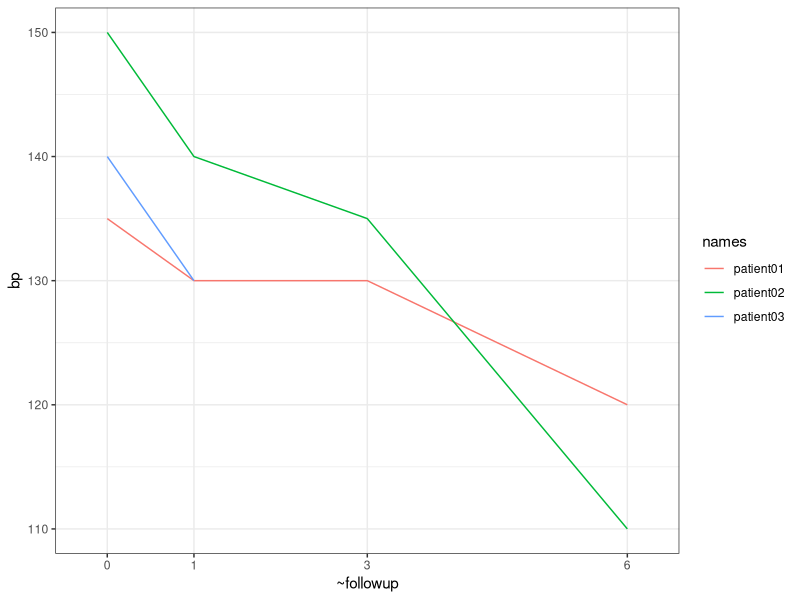
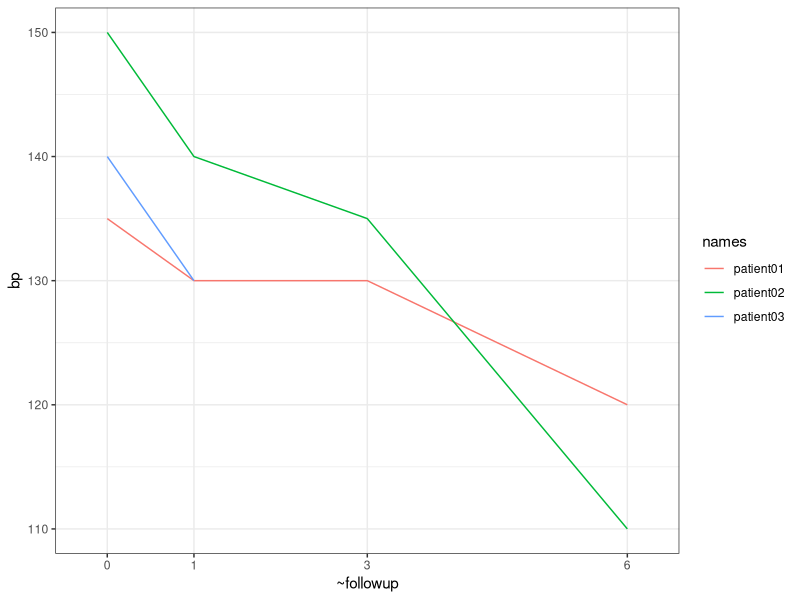

These charts were generated, in order, by the following R code: (Note: this script raises an error after producing the figures.)
## ----echo=FALSE, cache=FALSE, message=FALSE------------------------------
library(ggplot2)
library(plyr)
library(reshape)

#' 
#' \chapter{왜 데이터하면 R인가?}
#' 
#' 이 장에서는 해들리 위캄\mysub{Hadley Wickham}라는 통계학자의 패키지들을 사용하여 R로 데이터를 다루는 방법의 일면을 소개하고자 한다.  그는 \texttt{ggplot2}, \texttt{plyr}, \texttt{reshape}, \texttt{stringr}, \texttt{lubridate} 등을 비롯하여 유용한 R 패키지를 많이 발표해 왔다.
#' 
#' R과 관련한 무수히 많은 패키지들이 있는데, 그 중 그가 개발한 패키지들이 인기가 많은 이유는 그가 만든 패키지들은 논리와 이론에 맞게 설계되어 있기 때문일 것이다. 예를 들어, R 그래픽에서 유명한 \texttt{ggplot2}라는 패키지는 기존의 ``그래픽의 문법"\mysub{grammer of graphics}라는 통계 그래픽의 이론을 기반으로 한다. 논리와 이론이란 어떤 특수한 것들에 대한 일반화하여 정리한 것이다. 따라서, 그의 패키지들은 일반화된 논리와 이론은 가지고 수많은 특수한 문제들을 해결할 수 있어서 매우 유용하다. 
#' 
#' 
#' 이 장에서는 그가 제시한 타이디 데이터(tidy data)라는 개념을 바탕으로, 타이디 툴(tidy tool)로 제시하는 \texttt{reshape}과 \texttt{plyr}, 최근에 발표한 \texttt{dplyr} 패키지를 소개하려 한다. 
#' 
#' \section{정리된 데이터와 정리되지 않은 데이터}
#' \index{R!정리된 데이터}
#' \index{R!정리되지 않은 데이터}
#' 
#' 많은 사람들이 엑셀로 데이터를 정리하는 경우가 많으므로, 엑셀에 데이터를 정리한다고 가정해 보자. 일반적으로 데이터는 표(table)로 정리한다. 엑셀 시트는 이런 표의 일종이다. 
#' 
#' 혈압약을 치료효과를 보는 연구 데이터를 수집한다고 생각해 보자. 치료군에 속하는지 대조군(위약)에 속하는 지는 아직 모르는 상태이며, 어떤 환자의 수축기 혈압을 측정한다. \texttt{bp0}는 위약이든 진짜 약이든 약물 투여전 혈압이고, \texttt{bp1}은 한 달후, \texttt{bp3}는 3 개월후, \texttt{bp6}는 6개월 후 방문했을 때의 수축기 혈압이라고 한다. 흔히 엑셀에서 다음과 같은 모습의 표로 데이터를 정리한다.
#' 
#' 
## ----echo=FALSE, include=FALSE-------------------------------------------
library(xtable)
names <- c("patient01", "patient02", "patient03")
bp0 <- c(135, 150, 140)
bp1 <- c(130, 140, 130)
bp3 <- c(130, 135, NA)
bp6 <- c(120, 110, 125)
df <- data.frame(names,  bp0, bp1, bp3, bp6)

#' 
## ----echo=FALSE----------------------------------------------------------
df

#' 
#' 이렇게 표로 데이터를 정리할 때, 보통은 열에는 변수을 배치하고, 행에는 케이스를 배치한다. 이런 측면에서 위의 표에서 잘못된 것은 없다. 간단히 투약 전과 투약후 6개월간의 혈압차이가 있는가를  본다면, 보통 \texttt{bp0}의 값에서 \texttt{bp6}의 값을 빼고, 이것을 나중에 치료군과 대조군으로 분리하여 비교하면 될 것이다.
#' 
#' 여기에 맥박에 대한 데이터를 다음과 같이 추가했다.
#' 
## ----echo=FALSE----------------------------------------------------------
pulse0 <- c(98, 78, 65)
pulse1 <- c(87, 66, 87)
pulse3 <- c(50, 65, NA)
pulse6 <- c(52, 77, 88)
df1 <- data.frame(pulse0, pulse1, pulse3, pulse6)
newdf<-cbind(df, df1)

#' 
## ----echo=FALSE----------------------------------------------------------
newdf

#' 
#' 변수의 갯수가 늘수록 표는 옆으로 크게 늘어날 것이다. 더욱 큰 문제는 이 표에 포함되어 있는 시간(투야전, 1개월, 3개월, 6개월후)에 대하여 어떤 분석을 할 때 일어난다. 시간이라는 변수를 얻기 위해서 다시 표를 정리하는 수 밖에 없을 것이다. 할 수는 있겠지만 표를 이리저리 짜집기해야 한다. 이런 문제가 발생하는 이유는 앞의 표에서 하나의 열이 두 개의 정보를 가지고 있기 때문이다. 예를 들어 bp6는 혈압이라는 정보와 6개월후에 재었다는 두 개의 정보를 가지고 있다. 이런 문제가 발생하지 않도록 하기 위해서는 하나의 열을 하나의 변수를 나타내도록 표를 설계할 필요가 있다.
#' 
#' 그리고, 이런 문제가 발생하는 것은 무엇을 행으로 정해야 하는가와 관련되어 있다. 즉, 타이디 데이터 이론에서 이야기하는 실험단위(experimental unit)과 관찰단위(observational unit)을 혼동하기 때문이다. 위의 예에서는 하나의 환자는 하나의 실험단위가 된다. 관찰단위는 각 환자들의 방문이어야 한다. 실험단위가 아닌 관찰단위가 표에서 하나의 행이 되어야 한다. 
#' 
#' \index{실험단위}
#' \index{관찰단위}
#' 
#' 사실은 이런 관찰단위로 행을 만드는 것이 더 자연스러운 것이다. 왜냐하면 데이터가 모아지는 대로 데이터를 정리하는 것이기 때문이다.
#' 
#' 
## ----echo=FALSE, message=FALSE, warning=FALSE----------------------------
library(reshape)
library(stringr)
library(xtable)
mdf <- melt(newdf, id="names")
mdf$newvar <- str_sub(mdf$variable, end=-2)
mdf$followup <-str_sub(mdf$variable, -1)
ddf <- cast(mdf, names+followup~newvar)

#' 
#' 방분할 때마다, 환자의 id와 방문횟수를 확인하고, 혈압과 맥박을 순차적으로 기록하고, 이를 환자순으로 정렬하였다면 다음과 같은 표가 될 것이다. 이러한 표가 데이터 분석에 적합한 타이디 데이터(tidy data)가 된다.
#' 
## ----echo=FALSE----------------------------------------------------------
ddf

#' 
#' 또 하나의 개념은 관찰타입(observational type)에 관한 것이다. 타이디 데이터 이론에 의하면 하나의 표에는 하나의 관찰타입을 사용하도록 하고 있다. 예를 들어 위의 자료에서 인구학적 특성(생년월일, 키, 체중 등)을 마지막 표에 추가한다면 행으로 보았을 때 한 환자가 4 행씩 차지하고 있으므로 이들 값이 네 번씩 중복되는 표를 얻기 될 것이다. 이런 경우는 별도의 표로 작성하는 것이 원칙이다. 앞에서 본 데이터에 처음 키와 체중에 데이터는 있을 때는 별도의 테이블로 정리하는 것이 좋다. 즉, 다음과 같이 2 개의 표로 관리하고 필요한 경우 연결시켜 작업한다.
#' 
## ----echo=FALSE----------------------------------------------------------
ddf

#' 
## ----echo=FALSE----------------------------------------------------------
weight <- c(74, 80, 78)
height <- c(170, 168,166)
demo <- data.frame(names, weight, height)

#' 
## ----echo=FALSE----------------------------------------------------------
demo

#' 
#' 이러한 원리는 관계형 데이터베이스를 설계하는 수학적 원리인 데이터베이스 정규화라는 개념과 통하는 것이다. 이러한 데이터베이스 정규화로 데이터의 중복을 피할 수 있다. 이 원칙을 따르지 않은 경우 필연적으로 중복은 불가피하다. 위 표들을 하나의 표로 정리한다면 다음과 같을 것이다. 여러 중복된 데이터를 확인할 수 있을 것이다. \index{데이터베이스 정규화}
#' 
## ----echo=FALSE----------------------------------------------------------
jdf <- join(ddf, demo, by="names")
jdf <- jdf[, c("names", "weight", "height", "followup", "bp", "pulse")]
jdf

#' 
#' 이상을 정리해 보면 타이디 데이터란 다음과 같은 규칙을 따른다고 한다.
#' \index{tidy data}
#' 
#' \begin{enumerate}
#'   \item 하나의 변수는 하나의 열을 만든다.
#'   \item 하나의 관찰단위가 하나의 행을 형성한다.
#'   \item 하나의 표는 한 종류의 관찰타입에 대한 정보를 포함한다.
#' \end{enumerate}
#' 
#' 따라서, 데이터클리닝이란 정리되지 않은 데이터\mysub{messy data}를 정리된 데이터\mysub{tidy data}로 바꿔가는 과정이라고 할 수 있을 것이다.
#' 
#' 위에서 정리되지 않은 데이터셋과 정리된 데이터 셋을 보자. 다음은 정리되지 않은 것이다. 
#' 
## ----echo=FALSE----------------------------------------------------------
messy<-newdf
tidy <-ddf

#' 
## ------------------------------------------------------------------------
messy

#' 
#' 다음은 정리된 데이터셋이다.
#' 
## ------------------------------------------------------------------------
tidy

#' 
#' 
#' 이 두 데이터셋으로 혈압의 변화를  그래프를 그린다고 생각해 보자. 데이터를 눈으로 읽어서 손으로 그린다면 큰 차이가 없을 것이다. 하지만, 데이터가 1200 명의 데이터라면 컴퓨터로 그릴 수 밖에 없다. 이런 경우 \texttt{messy}라는 데이터셋으로 작업하기 위해서는 여러 중간 과정을 거쳐야 한다. 반면에 \texttt{tidy}라는 데이터셋은 아래의 간단한 코딩으로 작업을 마무리 할 수 있다.
#' 
## ----echo=TRUE,fig.show='hide', fig.width=7, fig.height=3.5, fig.align='center', size='scriptsize'----
ggplot(tidy, aes(as.numeric(followup), bp, group=names, col=names))+geom_line()+scale_x_discrete(aes(followup), limits=c(0,1,3, 6))+theme_bw()

#' 
## ----echo=FALSE, fig.width=7, fig.height=3.5, fig.align='center'---------
ggplot(tidy, aes(as.numeric(followup), bp, group=names, col=names))+geom_line()+scale_x_discrete(aes(followup), limits=c(0,1,3, 6))+theme_bw()

#' 
#' 
#' 데이터를 자유자재로 다뤄서 때로는 R이 계산에 접합하도록 때로는 사람들이 이해하기 편한 모양으로 전환할 수 있다면 데이터를 더 잘 이해하고 정리할 수 있고 분석에 있어 생산성을 높일 수 있을 것이다.
#' 
#' 이러한 타이디 툴로써 \texttt{reshape}과 \texttt{plyr}이라는 패키지 사용법을 간략하게 소개하려 한다.
#' 
#' \section{reshape 패키지를 이용한 데이터셋 폼 변환}
#' \index{reshape 패키지!관련 장절}
#' 
#' 먼저 와이드 폼(wide form)과 롱 폼(long form)을 구분하여 보자. 와이드 폼과 롱 폼은 같은 정보를 표와 같은 모습으로 표현할 때 어떤 형태를 가지는 지를 말한다. 아래 두 데이터셋을 같은 정보를 담고 있는데 그 모습이 다르다.
#' 
#' 
## ----echo=FALSE----------------------------------------------------------
widedf <- messy

#' 
#' 와이드 폼은 다음과 같다. 
#' 
## ------------------------------------------------------------------------
widedf

#' 
#' 반면, \texttt{longdf}라는 데이터는 상대적으로 롱 폼이다.
#' 
## ----echo=FALSE----------------------------------------------------------
longdf <- tidy

#' 
## ------------------------------------------------------------------------
longdf

#' 
#' 
#' 가끔은 R에서 분석하게 알맞도록 또는 사람이 읽기 현하게 이런 폼들을 자유자재로 변환할 필요가 있다. \texttt{reshape}이라는 패키지(\cite{reshape})를 이용하면 쉽게 이러한 작업을 할 수 있다. 단순히 표를 돌려 놓는다기 보다는 필요에 따라 재배치할 수 있다.
#' 
#' \mycode{reshape} 패키지에는 \texttt{melt()}와 \texttt{cast()}라는 2개의 핵심 함수가 있다.  철을 녹이고, 다시 틀에 넣어 모양을 만드는 과정에 비유하여, 녹이는 함수를 \mycode{melt()}, 모양을 만드는 함수를 \mycode{cast()}라고 하였다. 먼저 패키지를 로딩한다.
#' 
## ----message=FALSE-------------------------------------------------------
library(reshape)

#' 
#' 
#' \subsection{melt() 함수와 cast() 함수}
#' \index{reshape 패키지!melt()}
#' \index{reshape 패키지!cast()}
#' 
#' 데이터 프레임이 가장 일반적인 데이터 형태인 경우가 많아 데이터 프레임을 기준으로 설명한다. \mycode{reshape}을 이용하여 데이터프레임을 녹이기 위해서는 변수들의 2개로 역할을 나눠야 한다. 하나는 id 역할을 하는 것이고, 나머지는 \texttt{measure} 역할을 하는 것이다. 이들 옵션에서 그 변수들을 지정한다. 어떤 데이터셋에서 \texttt{id}로 변수를 지정하면 나머지는 \texttt{measure} 역할을 한다. \texttt{measure}를 정하면 나머지는 \texttt{id} 역할을 한다. \texttt{c()} 함수를 이용하여 여러 변수들을 지정할 수 있다.
#' 
#' \begin{itemize}
#'   \item \texttt{id}: 데이터를 카테고리로 구분하는 역할을 하는 변수들이다. 
#'   \item measured: 측정값을 말한다.
#' \end{itemize}
#' 
#' 예를 들어 다음 \texttt{widedf}에는 \texttt{names}라는 변수가 환자 이름이므로 이것을 id 역할로 설정한다.
#' 
## ------------------------------------------------------------------------
widedf
mdf <-melt(widedf, id="names") #names 변수를 id로 
mdf

#' 
#' 어떻게 바뀌었는지 잘 비교할 필요가 있다. \mycode{id}로 지정한 \mycode{names}만 제외한 나머지 변수들을 \texttt{variable}이라는 변수의 각 값으로 들어가고, 원래의 측정된 값은 \texttt{value}라는 변수의 값으로 바뀌었다는 것을 확인할 수 있다.
#' 
#' 이렇게 만들고 나면, \texttt{variable}이라는 변수에서 혈압(bp)과 맥박(pulse)와 방문한 달의 기록을 분리하는 것은 어렵지 않다. 문자와 숫자를 분리하기 위해서 \mycode{stringr} 패키지(\cite{stringr})의 \texttt{str\_sub()} 함수를 이용해 본다.
#' 
## ----message=FALSE-------------------------------------------------------
library(stringr)

#' 
## ------------------------------------------------------------------------
mdf$followup <- str_sub(mdf$variable, -1)
mdf$newvar <- str_sub(mdf$variable, 1, -2)

#' 
#' 그러면 \texttt{mdf} 데이터프레임은 다음과 같이 된다.
#' 
## ------------------------------------------------------------------------
mdf

#' 
#' 이렇게 변형한 다음 \texttt{cast()} 함수를 이용하여 원하는 형태로 만들 수 있다.
#' 
#' 
#' \texttt{cast()}함수는 다음과 같은 형태로 사용한다.
#' 
#' \begin{lstlisting}[caption=, numbers=none]
#' cast(molten, castingFormula, func)
#' \end{lstlisting}
#' 
#' 
#' \texttt{molten}은 \texttt{melt()}함수를 이용하여 녹인 데이터를 말한다. \texttt{cast()} 함수에서는 데이터를 배치의 일종의 식\mysub{formula}로 표시한다. 이것을 캐스팅 포뮬러(casting formula)라고 부르고, 다음과 같은 모습을 가지고 있다.
#' 
#' \begin{kframe}
#' \begin{verbatim}
#' 열변수1+열변수2~행변수1+행변수2
#' \end{verbatim}
#' \end{kframe}
#' 
#' 
#' 이 식에는 데이셋에 있는 변수 이외에도 특수한 목적으로 쓰이는 기호들이 있다. \texttt{.}은 변수가 없음을 의미하고, \texttt{...}은 캐스팅 포뮬러에 명시되지 않은 나머지 모든 변수를 의미한다. 이런 식을 이용하여 출력물의 배치를 결정한다. \verb|~|의 왼쪽에 나열한 변수들을 열에 배치되고, 오른쪽 변수들은 행에 배치된다. 
#' 
#' \texttt{cast()} 함수의 사용법을 그림 \ref{fig:cast}에 간략하게 요약했다. \\
#' 
#' 
#' {\centering\includegraphics[scale=.35]{/Users/koseokbum/Dropbox/winImages/cast.png}%
#' \outfigcaption{cast() 함수의 사용법}\label{fig:cast}}
#' 
#' 그림이 무엇을 의미하는지 살펴보자. 
#' 
## ------------------------------------------------------------------------
cdf <-cast(mdf, names+followup~newvar)

#' 이렇게 하면, \texttt{names}와 \texttt{followup}은 각각 하나의 열을 구성한다. 식의 오른쪽에 \texttt{newvar}가 있는데, 위에서 살펴보면 \texttt{newvar}는 \texttt{bp, pulse}라는 값을 가지고 있다. 이 값들을 풀어낸 것들이 열이 된다. 결과를 보자.
#' 
## ------------------------------------------------------------------------
cdf

#' 
#' 이제 반대로 \texttt{cdf}와 같은 롱 폼의 데이터 프레임을 와이드 폼으로 바꾸려면 어떻게 해야 할까? 다시 녹이고, 다시 틀을 짜면 된다. 녹일 때는 이번에 \texttt{id} 역할을 하는 것은 \texttt{names, followup} 두 변수를 사용한다. 어떤 변수를 \texttt{id}로 선택할 지는 어떤 변수가 데이터를 나눠주는 변수인 지를 생각한다. 
#' 
#' 
## ----size='small'--------------------------------------------------------
mdf <-melt(cdf, id=c("names", "followup"))
mdf

#' 
#' 다시 이것은 \texttt{cast()} 함수로 재구성 해 보자. 이번에는 식의 오른쪽을 다음과 같이 해 본다. 
## ------------------------------------------------------------------------
ldf <- cast(mdf, names~newvar+followup)

#' 
#' 이렇게 2개 이상의 변수가 오른쪽에 올 때의 열의 구성은 값들의 조합으로 이뤄진다. 즉, newvar가 bp, pulse라는 두 종류의 값이 있고, \texttt{followup}에는 0, 1, 3, 6이라는 네 종류의 값이 있다. 그래서, 이들의 조합인 모두 8개의 열이 만들어진다. 연결은 언더바(\_)가 사용된다. 그렇게 하여 다음과 같은 와이드 폼을 얻는다.
#' 
## ----size="small"--------------------------------------------------------
ldf

#' 
#' \subsection{데이터 정리와 보조 함수}
#' 
#' 앞에서 만들어진 \texttt{ldf}라는 데이터 프레임에 치료 여부를 알려주주는 \texttt{treat}라는 변수가 추가된 새로운 데이터 프레임으로 설명을 시작한다.
#' 
## ----echo=FALSE----------------------------------------------------------
ldf$treat<-c('no', 'yes', 'yes')
df<-as.data.frame(ldf)

#' 
#' 
## ----size='small'--------------------------------------------------------
df

#' 
#' 이 데이터셋에서 치료군과 치료하지 않은 군의 혈압(bp)과 맥박(pulse)의 변동에 대하여 데이터를 정리해 보려고 한다. 
#' 
#' R로 처리할 때는 이런 와이드 폼이 아니라 롱 폼이 필요하다. 계산하도록 할 때는 철저히 하나의 셀에는 하나의 정보를 담고 있도록 해야 한다. 즉, 위에서는 추적기간과 혈압, 추적기간과 맥박이 결합된 형테로 셀을 구성하기 때문에 이것을 풀 필요가 있다. 다음과 같이 한다. 
#' 
#' 가장 먼저 데이트를 녹인다. 이번에는 names라는 변수와 \texttt{treat}라는 변수가 데이터를 구분하는 역할을 하기 때문에 이 변수들을 id로 설정한다.
#' 
## ------------------------------------------------------------------------
mdf <- melt(df, id=c("names", "treat"))
head(mdf)

#' 
#' 여기서 \texttt{variable}이라는 변수를 분리해야 한다. 여기서는 \texttt{\_}와 같은 기호로 분리되어 있는 경우는 \mycode{colsplit()}이라는 \texttt{reshape} 패키지에 있는 보조 함수를 이용한다. 사용법은 다음과 같다. 
#' 
## ----eval=FALSE----------------------------------------------------------
## colsplit(변수, split, names )

#' 
#' \texttt{split}에는 분리하는 기호를, \texttt{names}에는 분리한 다음에 쓸 변수의 이름을 쓴다.
#' 
## ----tidy=FALSE----------------------------------------------------------
sp <-colsplit(mdf$variable, split="_",
              names=c("newvar", "followup"))
sp

#' 
#' 이렇게 만들어진 데이터 프레임을 \texttt{cbind()} 함수를 이용하여 결합한다.
#' 
## ------------------------------------------------------------------------
mdf <- cbind(mdf, sp)
head(mdf)
dim(mdf)

#' 
#' 지금부터 데이터 정리에 대해 알아보려 한다. 캐스팅 포뮬러로 데이터를 재배치하는 과정에 거의 대부분의 경우는 데이터 정리가 불가피하다. 캐스팅 포뮬러의 왼쪽항은 열에 배치되는 변수가 큰 카테고리를 가질 경우, 예를 들어 위에서는 \texttt{treat}라는 변수만을 이용할 때는 no, yes 값만을 가지기 때문에 딱 2 행만 가질 것이다. 그래서, 위의 데이터가 2개의 행을 가진 데이터로 변하면서 데이터 정리가 필요하다. 다음과 같이 왼쪽에 \texttt{teat}, \texttt{followup}이라는 변수를 배치하면 \texttt{followup}이 0, 1, 3, 6 이라는 4 개의 값을 가지므로 이들을 조합한 총 8개의 행이 만들어 진다. 이 경우에도 총 24개의 행이 8개의 행으로 줄어들기 때문에 데이터 정리가 필요해 진다. 다음과 같이 실행해 보자.
#' 
## ------------------------------------------------------------------------
cdf<- cast(mdf,treat+followup~newvar)
cdf

#' 
#' 출력결과를 보면 aggregation이 발생해서 정리하는 함수가 필요한데, 디폴트로 갯수를 의미하는 \texttt{length()} 함수가 사용되었다는 것을 알려 준다. 24개의 행이 8개로 줄면서 해당되는 셀에 그 갯수가 들어갔다는 의미이다. \texttt{length()} 함수 대신에 다른 함수들이 적용가능하다. 평균값을 구하는 \texttt{mean()} 함수를 지정해 보도록 한다.
#' 
## ------------------------------------------------------------------------
cdf<-cast(mdf, treat+followup~newvar, mean)
cdf

#' 
#' \texttt{mean()} 함수를 괄호 없이 준다. 결과를 보면 결측치인 NA가 있어서 NA가 포함된 평균계산이 NA로 되는 것을 본다. 이런 NA를 빼서 계산하도록 하는 인자는 보통 \texttt{mean(x, na.rm=TRUE)} 방식으로 계산한다. \texttt{cast()} 함수 안에서 쓸 때는 함수를 쓴 다음에 쉼표를 쓰고 적으면 된다. 
#' 
## ----size='small'--------------------------------------------------------
cdf <- cast(mdf, treat+followup~newvar, mean, na.rm=TRUE)
cdf

#' 
#' 어떤 함수들은 여러 결과를 출력한다. 예를 들어 \texttt{range()}라는 함수는 최소값과 최대값을 출력한다. 이 경우도 조합하여 열을 만든다. \texttt{newvar}가 \texttt{bp, pulse}가 있고, \texttt{range()} 함수의 최소값, 최대값을 조합하여 4개의 열을 만든다. 
#' 
## ------------------------------------------------------------------------
cast(mdf, treat+followup~newvar, range)

#' 
#' 끝에 데이터 정리를 위해 여러 함수들을 벡터로 묶어서 제시할 수도 있다. 따라서, 데이터 정리를 자유자재로 할 수 있다.
#' 
## ------------------------------------------------------------------------
cast(mdf, treat+followup~newvar, c(min, max))

#' 
#' \texttt{cast()} 함수은 이외에도 \texttt{subset, margins} 등의 옵션을 사용하여 조건에 맞는 것들만을 다시 추려내거나 마진을 구할 수도 있다.
#' 
#' 
#' 
#' \section{plyr 패키지를 사용하여 데이터 다루기}
#' \index{plyr 패키지!관련 장절}
#' 
#' 어떤 자료를 특정한 기준에 따라 분류하고, 이를 정리하는 작업은 데이터를 다룰 때 흔하게 접하게 되는 문제이다. plyr 패키지를 내놓으며 저자 해들리 위캄은 이것은 ``Split-apply-combine strategy"라고 명명했다. Split이라는 말은 어떤 자료를 특정한 기준에 따라 나눈다는 의미이다. Apply라는 말은 이렇게 나눠진 subdata에 대하여 합, 평균 등으로 어떤 함수를 적용한다는 의미를 가진다. Combine한다는 말은 이렇게 구한 값들을 다시 하나의 결과물로 내놓는다는 의미이다. 
#' 
#' 여기서는 Split, Apply, Combine하는 과정들을 따로 살펴보고 난 다음 pylr 패키지를 다룰려고 한다.
#' 
#' \subsection*{Split하는 방법}\label{sec:split}
#' 
#' R에서 가장 흔히 사용하는 데이터 프레임을 대상으로 연습해 보자. \texttt{iris} 데이터셋은 데이터프레임을 이용한다.
#' 
#' \begin{description}
#'   \item[Indexing을 이용하는 방법]
#' \end{description}
#' 
#' 벡터 인덱싱을 이용하여 자료를 일정한 기준으로 쉽게 나눌 수 있다. 일반적인 문법은 다음과 같다.
#' \index{R!벡터 인덱싱}
#' \begin{kframe}
#' \begin{verbatim}
#' 데이터프레임Name[행, 열]
#' \end{verbatim}
#' \end{kframe}
#' 
#' 위의 행과 열에는 다음과 같이 사용한다.
#' 
#' \begin{itemize}
#'   \item 양의 정수가 사용되면, 해당 위치의 행과 열을 의미한다.
#'   \item 빈칸으로 둔 경우는 모든 행 또는 모든 열이 된다.
#'   \item 음의 정수가 사용되는 해당 위치의 행 또는 열은 제외한다는 의미이다.
#'   \item 조건식을 넣으면 조건식의 참인 행과 열이 선택된다.
#'   \item 정수로 이뤄진 vector를 넣으면, 해당 vector의 위치들에 있는 행, 열을 선택한다.
#' \end{itemize}
#' 
#' 이들 규칙은 서로 혼합하여 사용하면 원하는 대로 자료를 골라낼 수 있다. 아래는 하나의 예인데, 규칙과 결과를 대조하면서 충분히 연습하는 것이 좋다.
#' 
## ----results='hide'------------------------------------------------------
iris[2,3]
iris[2, ]
iris[, 3]
iris[-2, ]
iris[c(1,2,3),]
iris[, c(2,3)]
iris[-c(1,2,3),]
iris[, -c(2,3)]
iris[iris$Sepal.Length>4,]
iris[iris$Sepal.Length>4, "Species"]

#' 
#' \begin{description}
#'   \item[subset()함수의 이용]
#' \end{description}
#' \index{R!subset()}
#' 
#' 위와 같은 방법은 잘 이해하면 매우 편리하고 간결하게 코드를 작성할 수 있는데, 단점은 코드를 읽기 어렵게 한다. \mycode{subset()}함수를 이용하면 보다 분명하게 코드를 작성할 수 있다. 다음과 같이 사용한다.
#' 
#' \begin{kframe}
#' \begin{verbatim}
#' subset(데이터프레임, 행선택조건, select=열선택)
#' \end{verbatim}
#' \end{kframe}
#' 
#' 다음은 그 사용예이다.
## ----size='footnotesize'-------------------------------------------------
seto <- subset(iris, Species=="setosa")
head(seto, 3)
versi <- subset(iris, Species=="versicolor")
head(versi, 3)

#' 
#' \mycode{subset()}함수의 \texttt{select} 옵션을 사용하면 열도 선택이 가능하다. 이런 기능들을 합쳐 생각해 보면, subset()함수는 \verb|[ ]|의 기능과 일치하게 사용할 수 있다. 
#' 
## ----tidy=FALSE----------------------------------------------------------
seto2 <-subset(iris, Species=="setosa", select=1:2)
head(seto2, 3)
versi2 <- subset(iris, Species=="versicolor", 
                 select=c("Sepal.Length", "Sepal.Width"))
head(versi2, 3)

#' 
#' 
#' 이들은 데이터셋을 조건에 따라 나누기만 한다. 나눠진 데이터셋에 어떤 계산을 하는 내용은 다음으로 이어진다.
#' 
#' \subsection*{Apply 함수들}
#' \index{R!apply 함수들}
#' 
#' R에는 apply 계통의 함수들이 많다. 어떤 데이터를 특정 기준에 따라 함수를 적용할 때 사용한다. 먼저 단순한 \texttt{apply()} 함수가 있다. 일반적인 형태는 다음과 같다.
#' 
#' \begin{kframe}
#' \begin{verbatim}
#' apply(data, 행이면 1을 열이면 2를 쓴다. 적용할 함수)
#' \end{verbatim}
#' \end{kframe}
#' 
#' 행에 따라 정리할 것이라면 1을 쓰고, 열에 따라 정리할 것이라면 2를 쓴다. 적용할 함수는 ()없이 이름을 써준다. 함수가 데이터에 적용될 때 계산이 안되는 경우는 \texttt{NA}를 내보낸다. 평균은 숫자형 데이터에만 적용되기 때문에 평균을 적용할 때 팩터를 주면 오류가 발생한다. \texttt{iris}에서 Species를 제외한 \texttt{subiris}란 데이터셋을 가지고 설명한다.
#' 
## ------------------------------------------------------------------------
subiris <- iris[, -5]
re1 <- apply(subiris, 2, mean)
re1
re2 <- apply(subiris, 1, sum)
head(re2, 3)

#' 
#' 두 번째 인자로 2를 쓴 경우는 열에 대하여 계산한다는 의미이고, 1을 쓴 경우는 행에 대해서 계산한다는 의미이다. 대부분의 경우는 행보다는 열에 대한 계산이 많다. 일반적으로 열에 변수를 배치하기 때문이다. 이런 경우 간단히, 간단히 한다고 해서, \texttt{sapply()} 함수를 쓸 수 있다. 1, 2 등을 쓰지 않으며, 열에 대해서 계산한다고 이해하면 된다. 
#' 
#' \index{R!sapply()}
#' 
## ------------------------------------------------------------------------
sapply(subiris, mean)

#' 
#' 여러 함수들은 옵션을 가지고 있다. 예를 들어 \texttt{mean()} 함수는 trim=, \texttt{na.rm=} 등의 옵션을 가지고 있다. 이런 옵션을 적용시키기 위해서는 \texttt{mean} 다음의 인자로 제시하면 된다.
## ------------------------------------------------------------------------
sapply(subiris, mean, trim=0.5)

#' 
#' 
#' 이와 비슷한 함수로 \texttt{lapply()}함수, \texttt{mapply()}함수 등이 있다. 여러 개를 헷갈리게 아는 것보다 하나를 확실하게 아는 것이 좋다. 개인적인 생각에 \texttt{sapply()}와 다음에 소개할 \texttt{tapply()}정도 확실하게 이해하는 것이 좋다고 본다.
#' 
#' \index{R!lapply()}
#' \index{R!mapply()} 
#' 
#' \texttt{tapply()함수}는 개략적으로 다음과 같이 사용한다.
#' \index{R!tapply()}
#' 
#' \begin{verbatim}
#' tapply(숫자형 vector, factor형 vector, 적용할 함수 )
#' \end{verbatim}
#' 
#' 즉, 어떤 값을 어떤 카테고리별로 나누어서, 나눈 대상별로 함수를 적용한 값을 돌려준다. \texttt{iris} 데이터셋에서 \texttt{Sepal.Lenghth}를  \texttt{Species}에 따라 평균이 어떻게 다른 지는 다음과 같이 구한다.
#' 
## ------------------------------------------------------------------------
tapply(iris$Sepal.Length, iris$Species, mean)

#' 
#' 결과를 하나의 표로 상상한다면, 행에는 맨 처음 나오는 숫자형 벡터의 이름이고, 열에는 팩터의 레벨이다. 즉, \texttt{Sepal.Lenght}가 \texttt{Species}의 level 들, setosa, versicolor, virginica에 따라 그 평균값을 구한다. 
#' 
#' \subsection*{plyr package를 이용한 Split-Apply-Combine 전략}
#' 
#' 언젠가 인터넷을 통해서 해들리 위컴 교수가  \texttt{pylr} 패키지에서 어떤 함수를 가장 많이 사용하는 지에 대한 설문이 있었는데, \texttt{ddply()} 함수가 압도적으로 많았다. 여기서 앞의  d는 input으로서의 데이터프레임을 말하고, 뒤의 d는 output으로서의 데이터프레임을 말한다. 즉,  데이터 프레임을 받아서, 정리한 다음, 데이터 프레임 형태로 돌려주는 것이다. 먼저 \texttt{ddply()}함수에 대해서 자세히 살펴보자. 우선 앞서 사용했던 \texttt{iris} 데이터를 이용해 본다.
#' 
#' \texttt{ddply()} 함수는 개략적으로 다음과 같이 이용한다.
#' \index{plry 패키지!ddply()}
#' 
#' \begin{kframe}\footnotesize
#' \begin{verbatim}
#' ddply(데이터프레임, .(팩터), 함수)
#' ddply(데이터프레임, .(팩터), A함수, A함수의 인자로 쓰일 함수들)
#' \end{verbatim}
#' \end{kframe}
#' 
#' 데이터셋을 팩터에 따라 나누고, 그 나눠진 서브그룹에 대하여 함수를 적용한 다음, 그 결과를 한꺼번에 정리해서 보여 주는 기능을 한다.
#' 
#' \texttt{ddply()} 함수의 작동 원리는 다음 그림에으로 설명해 보았다.\\
#' 
#' {\centering\includegraphics[scale=.30]{/Users/koseokbum/Dropbox/winImages/ddplyact.png}%
#' \outfigcaption{ddply() 함수의 작동 원리}\label{fig:ddplyact}}
#' 
#' 사용법을 하나씩 따라가 보자. 먼저 패키지를 로딩한다.
#' 
## ------------------------------------------------------------------------
library(plyr)

#' 
#' R에 내장된 \texttt{iris}라는 데이터셋을 이용해 설명한다. 일부의 데이터셋의 구조는 다음과 같다. 
#' 
## ----size="scriptsize"---------------------------------------------------
str(iris)

#' 
#' 어떤 Species가 몇 개씩 있는지를 알아보려면 다음과 같이 할 수 있다. \texttt{nrow()} 함수는 데이터 프레임의 행의 갯수를 알려주는 함수이다. 다음과 같이 하면 iris라는 데이터셋이 Species라는 팩터에 따라, 이 팩터가 3개의 레벨을 가지기 때문에 3개의 데이터셋으로 나눠진 다음, 그 나눠진 데이터셋에 \texttt{nrow()} 함수를 적용할 결과를 모아서 결과를 출력한다.
#' 
#' \begin{lstlisting}[caption=, numbers=none]
#' ddply(iris, .(Species), nrow)
#' \end{lstlisting}
#' 
## ----echo=FALSE----------------------------------------------------------
ddply(iris, .(Species), nrow)

#' 
#' 이 경우도 같다. 세개의 작은 데이터셋으로 나눠진 다음 \texttt{dim()} 함수가 적용된 결과를 모아서 결과를 출력한다. 위와 다른 부분은 이 함수는 결과값이 2개를 되돌리는 함수라는 점이다. 이런 경우도 문제가 없다.
#' 
#' \begin{lstlisting}[caption=, numbers=none]
#' ddply(iris, .(Species), dim)
#' \end{lstlisting}
#' 
## ----echo=FALSE----------------------------------------------------------
ddply(iris, .(Species), dim)

#' 
#' 위와 같이 하나의 함수가 여러 값을 되돌리는 경우도 되지만, 아래와 같이 하나의 값들을 되돌려 주는 함수를 벡터로 모았을 때도 작동한다. 
#' 
#' \begin{lstlisting}[caption=, numbers=none]
#' ddply(iris, .(Species), c(nrow, ncol))
#' \end{lstlisting}
#' 
## ----echo=FALSE----------------------------------------------------------
ddply(iris, .(Species), c(nrow, ncol))

#' 
#' \texttt{ddply()} 함수에 세번째 인자로 들어가는 함수는 위와 같이 여러 함수가 들어갈 수 있다. 심지어 사용자가 만든 함수도 들어갈 수 있고, 심지어 그 위치에서 사용자 함수를 정의하면서도 사용할 수 있다. 그러나, 한 가지 제한이 있다. 세번째 인자로 들어가는 함수는 반드시 쪼개지는 데이터셋을 인자로 받을 수 있는 함수라야 한다는 점이다. \texttt{ddply()} 함수는 데이터 프레임을 받아서, 데이터가 정리된 형태로 데이터 프레임을 반환하는 함수이다. 그래서 이름이 dd로 시작하는 것이다. \texttt{ddply()} 함수는 데이터 프레임으로 된 큰 데이터셋을 받아서 작은 데이터셋으로 팩터 변수를 이용하여 쪼갠다. 이 작은 데이터셋 역시 데이터 프레임이다. 이 작은 데이터셋에 함수가 적용되어야 한다. 즉, 함수는 데이터 프레임을 인자로 받을 수 있어야 한다. 작은 데이터 프레임에 함수가 적용되어 결과를 반환하면 그것을 결합하여 원하는 결과로 반환한다. 
#' 
#' 
#' 위 사례에서 보면 \texttt{nrow(), dim(), ncol()} 함수 모두 데이터 프레임을 인자로 받을 수 있는 함수들인 것이다. 만약에 벡터를 인자로 받는 함수를 사용하기 위해서는 어떻게 해야할 지에 대해서 알아보자. 예를 들어 대표적인 평균을 계산하는 \texttt{mean()} 함수를 사용하여 iris 데이터셋에서 Species에 따른 평균값을 정리한 데이터 프레임을 얻을 필요가 있을 수 있다. 이런 경우는 함수를 새로 만들어 쓴다. 다음과 같이 할 수 있다.\\
#' 
#' \begin{lstlisting}[caption=, numbers=none]
#' ddply(iris, .(Species), function(df) {mean(df$Sepal.Length)})
#' \end{lstlisting}
#' 
#' 위에서 다음 부분이 사용자 정의 함수이다.
#' 
#' \begin{lstlisting}[caption=, numbers=none]
#' function(df) {mean(df$Sepal.Length)}
#' \end{lstlisting}
#' 
#' 이 함수에서 df는 임의의 객체이다. 즉, x라고 해도 되고, y라고 바꿔도 문제가 없다. 이 함수는 앞에서 쪼개진 데이터 프레임이라는 의미에서 df라고 이름을 준 것 뿐이다. 이렇게 하면 그룹에 따른 평균을 구할 수 있다. 결과는 다음과 같다. 
#' 
## ----echo=FALSE----------------------------------------------------------
ddply(iris, .(Species), function(df) {mean(df$Sepal.Length)})

#' 
#' 그런데, 매번 이런 식으로 사용자 정의함수를 만들어야 한다면 불편할 것이다. 그래서 plyr 패키지에는 이런 불편을 덜어 주기 위해서 \textbf{\texttt{summarise()}} 라는 함수를 제공하고 있다. 먼저 \texttt{summarise}()라는 함수를 단독으로 사용했을 때 행동을 관찰해 보자. 기본 사용법은 다음과 같이 간단하다. 
#' 
#' \begin{lstlisting}[caption=summarise() 함수 사용법]
#' summarise( data, var= value, ...)
#' \end{lstlisting}
#' 
#' 그리고, 사용하는 예를 보면 다음과 같다. \texttt{baseball}이라는 데이터 프레임은 \texttt{plyr} 패키지에 포함되어 있어서, \texttt{plyr} 패키지를 로딩하면 자연적으로 같이 사용할 수 있는 데이터셋이다.
#' 
#' \begin{lstlisting}[caption=summarise() 함수 사용예, numbers=none]
#' summarise(baseball, duration = max(year) - min(year), nteams = length(unique(team)))
#' \end{lstlisting} 
#' 
#' \index{plyr 패키지!summarise()}
## ----echo=FALSE----------------------------------------------------------
summarise(baseball,
 duration = max(year) - min(year),
 nteams = length(unique(team)))

#' 
#' 즉, \texttt{summarise()} 함수는 데이터셋을 받아서, 데이터셋에 포함된 변수들을 사용하여 계산을 한 다음 이 값에 이름을 붙혀서 이것을 같은 데이터 프레임으로 돌려 주고 있다.  그리고, 이 계산을 할 때는 다른 함수들을 사용할 수 있다. 따라서, 이러한 행동은 \texttt{ddply()} 함수에서 사용할 수 있는 충분한 조건을 갖추고 있다. 물론 이 함수는 이런 용도로 저자가 만들었다고 볼 수 있다. 이 함수를 이용하면 위에서 본 것처럼 계산된 값을 V1 등과 같은 이름이 아닌 원하는 형태로 이름을 붙혀서 결과를 도출할 수 있다. iris 데이터셋에서 Species에 따른 \texttt{Sepal.Width}의 평균은 구해 보자. 
#' 
#' 
#' \begin{lstlisting}[caption=, numbers=none]
#' ddply(iris, .(Species), summarise, meanSW=mean(Sepal.Width))
#' \end{lstlisting}
#' 
## ----echo=FALSE----------------------------------------------------------
ddply(iris, .(Species), summarise, meanSW=mean(Sepal.Width))

#' 
#' 위의 \texttt{summarise()} 함수의 사용 예에서 보았지만, 뒷따라 오는 변수들의 갯수에는 한정이 없다. 따라서, 한꺼번에 여러 가지가 정리된 데이터를 얻을 수 있다.
#' 
#' \begin{lstlisting}[caption=, numbers=none]
#' ddply(iris, .(Species), summarise, meanSW=mean(Sepal.Width), sdSW=sd(Sepal.Width))
#' \end{lstlisting}
#' 
## ----echo=FALSE----------------------------------------------------------
ddply(iris, .(Species), summarise, meanSW=mean(Sepal.Width), sdSW=sd(Sepal.Width))

#' 
#' 즉, iris 데이터셋을 Species라는 팩터에 의해서 여러 그룹으로 나눈 다음, 각 그룹별 \texttt{Sepal.Width}의 평균과 표준편차를 구한 것이다. 이처럼  원한다면 무한히 확장시킬 수 있어, 여러 변수에 대한 데이터 정리를 한 줄의 코드로 끝내 버릴 수 있다.
#' 
#' 이제 \texttt{plyr} 패키지에서 제공하는 \textbf{\texttt{colwise()}} 라는 함수에 대해서 살펴보자. \texttt{summarise()} 함수는 데이터셋에 포함된 하나의 변수에 대한 어떤 계산을 처리한다. 물론 이런 것들을 하나씩 추가하여 작업할 수는 있기는 하다. 위의 예에서 \texttt{Sepal.Length}에 대한 평균까지 계산하려면 다음과 같이 해야 한다.
#' 
#' \begin{lstlisting}[caption=, numbers=none]
#' ddply(iris, .(Species), summarise, meanSW=mean(Sepal.Width), meanSL=mean(Sepal.Length))
#' \end{lstlisting}
#' 
#' 이런 식으로 작업하는 것은 \texttt{mean()} 함수를 중복하여 사용하는 것으로 변수의 갯수가 많아지면 매우 불편할 것이다. 이런 경우 \texttt{summarise()} 함수 대신에 \texttt{colwise()} 함수를 사용한다. 이 함수를 이용하면 복수의 열에 대해서 한꺼번에 함수를 적용시킬 수 있다. 이 때 계산에 포함되는 열들도 선택할 수 있다. 그런데, 약간 이해를 어렵게 만들 수 있는 부분은 \texttt{colwise()} 함수는 값을 반환하는 함수가 아니라, 함수를 반환한다는 점이다. 먼저, 이 부분부터 이해하고 넘어갈 필요가 있다. 예를 들어 다음과 같은 코드와 결과를 보자.
#' 
#' \begin{lstlisting}[caption=, numbers=none]
#' colwise(mean, is.numeric)(iris)
#' \end{lstlisting}
#' 
## ----echo=FALSE----------------------------------------------------------
colwise(mean, is.numeric)(iris)

#' 
#' 
#' 위에서 다음 부분, \\
#' 
#' \begin{lstlisting}[caption=, numbers=none]
#' colwise(mean, is.numeric)
#' \end{lstlisting}
#' 
#' 이 하나의 함수라는 것을 이해할 필요가 없다. 이 함수는 어떤 데이터 프레임이 있을 때, numeric 이라는 데이터 타입을 가진 열에 대해서만 \texttt{mean()} 이라는 함수가 적용되는 함수가 된다. 그래서 여기에 (iris)를 붙혀주면 iris라는 데이터 셋에서 numeric 이라는 데이터 타입을 가진 열에 대해서 \texttt{mean()} 함수가 적용되는 것이다. 
#' 
#' 앞선 예에서는 \texttt{is.numeric()} 함수를 사용하여 데이터셋에 있는 열을 구분했지만, 이런 조건을 이용하지 않고, 직접 변수 이름을 지정할 수도 있다. 예를 들어, \texttt{Sepal.Width, Sepal.Length, Petal.Width}에 대한 평균을 구할 때는 다음과 같이 하면 된다. 변수를 주는 방법은 조금 다르지만 같은 결과를 만든다.\\
#' 
#' 
#' \begin{lstlisting}[caption=]
#' colwise(mean, .(Sepal.Width, Sepal.Length, Petal.Width))(iris)
#' colwise(mean, c("Sepal.Width", "Sepal.Length", "Petal.Width"))(iris)
#' \end{lstlisting}
#' 
## ----echo=FALSE----------------------------------------------------------
colwise(mean, .(Sepal.Width, Sepal.Length, Petal.Width))(iris)
colwise(mean, c("Sepal.Width", "Sepal.Length", "Petal.Width"))(iris)

#' 
#' 이제 이 함수를 \texttt{ddply()} 함수와 같이 사용해 보자.  \\
#' \begin{lstlisting}[caption=, numbers=none]
#' ddply(iris, .(Species), colwise(mean, is.numeric) )
#' \end{lstlisting}
#' 
## ----echo=FALSE, size='small'--------------------------------------------
ddply(iris, .(Species), colwise(mean, is.numeric) )

#' 
#' 이와 같이 하면 iris라는 데이터 프레임으로 된 데이터셋이 Species라는 팩터에 의해서 여러 서브그룹으로 쪼개진다. 이 쪼개진 데이터셋이 \texttt{colwise(mean, is.numeric)}이라는 함수로 넘겨지는 것이다. 앞에서 \texttt{colwise(mean, is.numeric)}은 통째로 하나의 함수라고 언급했다. 이 함수가 쪼개진 데이터셋에 적용된 결과들이 결합되어 최종 결과물을 만들어 내는 것이다. 마찬가지로, 위에서 같이 \texttt{Sepal.Length, Sepal.Width, Petal.Width}에 대한 평균만을 계산하고자 한다면 다음과 같이 한다.\\
#' 
#' \begin{lstlisting}[caption=, numbers=none]
#' ddply(iris, .(Species), colwise(mean, c("Sepal.Length", "Sepal.Width", "Petal.Width")))
#' \end{lstlisting}
#' 
## ----echo=FALSE----------------------------------------------------------
ddply(iris, .(Species), colwise(mean, c("Sepal.Length", "Sepal.Width", "Petal.Width")))

#' 
#' 지금까지는 \texttt{ddply()} 함수에서 적용될 함수에 대해 알아보았다. 간과했던 것은 \texttt{ddply()} 함수의 두 번째 인자이다. 두 번재 인자는 보통 팩터가 들어가는데, 이 경우도 하나의 팩터 변수만을 쓸 수 있는 것은 아니다. 복수의 인자가 설정되면, 이들의 조합으로 데이터가 쪼개진다. 이 장에서 다루고 있는 \texttt{reshape}, \texttt{plyr} 패키지는 모두 Hadley Wickham이라는 사람이 만든 것이다. 같은 저자가 만든 ggplot2는 많은 사람들이 사랑하는 패키지 중의 하나이다. 이 패키지에 있는 \texttt{diamonds}라는 데이터 셋을 이용해 보려 한다.
#' 
## ----size='footnotesize'-------------------------------------------------
library(ggplot2)
str(diamonds)

#' 
#' 위 결과에서 보듯이 \texttt{diamonds}는 \Sexpr{nrow(diamonds)}개의 관찰값을 가진 작지 않은 데이터셋이다. 이 데이터셋에서 팩터형 변수를 이용하여 앞에서 설명한 \texttt{ddply()} 함수를 이용하여 데이터를 정리해 본다. 먼저 \texttt{cut}이라는 팩터에 따라 평균 가격이 어떠한지를 살펴 본다.\\
#' 
#' \begin{lstlisting}[caption=, numbers=none]
#' ddply(diamonds, .(cut), summarise, meanPrice=mean(price))
#' \end{lstlisting}
#' 
## ----echo=FALSE----------------------------------------------------------
ddply(diamonds, .(cut), summarise, meanPrice=mean(price))

#' 
#' 다음은 cut과 color로 조합하여 데이터를 세분하여 계산한 것이다.
#' 
#' \begin{lstlisting}[caption=, numbers=none]
#' ddply(diamonds, .(cut, color), summarise, meanPrice=mean(price))
#' \end{lstlisting}
#' 
#' 
## ----echo=FALSE----------------------------------------------------------
ddply(diamonds, .(cut, color), summarise, meanPrice=mean(price))

#' 
#' 결과를 보면 \texttt{cut}이 5개의 레벨이 있고, \texttt{color}가 7개의 레벌에 있어 이들을 조합한 결과가 35개이므로 데이터가 35개의 그룹으로 쪼개져서 계산된다.
#' 
#' 
#' \section{두 데이터프레임의 결합}
#' 
#' 
#' 앞의 타이디 데이터 이론에서 하나의 표에는 하나의 관찰타입을 사용하는 것이 원칙이라고 했다. 가끔 엑셀 파일로 정리한 데이터셋을 보면 좌우로 너무 길어서 한 눈에 파악하기 어려운 경우들이 있는데, 대부분 이 원칙을 지키지 않기 때문에 나타나는 현상이다. 그리고, 그렇게 데이터를 정리하게 되는 이유는 데이터를 여러 개의 표로 나눠졌을 때, 이들을 결합하는 방법에 익숙하지 않기 때문일 것이라는 생각을 한다. 여기서는 plyr 패키지에 포함되어 있는 \texttt{join()} 함수를 가지고 데이터 프레임을 결합하는 방법에 대해서 살펴 보려 한다. 
#' 
#' \index{plry 패키지!join()}
#' 
#' 예를 사용한 데이터 프레임 3개를 준비했다. 
#' 
#' \begin{itemize}
#'   \item Student: 학생의 이름(StudentName)과 학번(StudentId)을 담은 데이터 프레임
#'   \item SubjectA: A 과목을 들은 학생들의 Id와 학점(gradeA)
#'   \item SubjectB: B 과목을 들은 학생들의 Id와 학점(gradeB)
#' \end{itemize}
#' 
## ----echo=TRUE, size='small'---------------------------------------------
StudentName <- c("가", "나", "다", "라", "마")
StudentId <- 111:115
Student <- data.frame(StudentName , StudentId)
gradeA <- c("a","a","b")
SubjectA <- data.frame(StudentId=c(111, 113, 115), gradeA)
gradeB <- c("a","c","a","d")
SubjectB <- data.frame(StudentId=c(111, 112, 114, 115), gradeB)

#' 
#' 이렇게 준비된 데이터 프레임은 다음과 같다.
## ------------------------------------------------------------------------
Student
SubjectA
SubjectB

#' 
#' Student는 학교 당국에서 관리하는 자료이고, SubjectA는 A 학과에서 관리하는 자료이고, SubjectB는 B 학과에서 관리하는 자료라고 생각해도 괜찮다. 이 세개의 데이터 프레임은 서로 독립된 자료이면서 StudentId라는 변수를 통해 서로 연관된 정보를 가지고 있다. 이 개의 데이터 프레임을 서로 결합하여 새로운 정보를 담은 데이터 프레임을 만들어 본다. 베이스 R에도 merge()라는 함수가 있기는 하지만, 여기서는 plyr 패키지의 \texttt{join()} 함수를 가지고 설명한다. \texttt{join()} 함수가 데이터가 커졌을 때, 효율적으로 결합하는 것으로 알려져 있다. 
#' 
#' 흔히 관계형 데이터베이스를 다룰 때 자주 접하게 되는 용어인데, 결합하는 방식에 관한 것으로 left join, right join 등과 같은 말을 쓴다. 이런 것들이 무슨 의미인지 알아보자. \texttt{join()} 함수에는 type= 이라는 옵션에서 이들을 결합할 수 있다. 여기서 왼쪽, 오른쪽은 합치게 될 데이터를 앞에 두었을 때 왼쪽에 있는 것, 오른쪽에 있는 것이라는 의미이다. 
#' 
#' \begin{itemize}
#'   \item \texttt{'left'}: 왼쪽에 있는 모든 행을 포함하고, 오른쪽에는 매칭되는 열만을 포함한다.
#'   \item \texttt{'right'}: 오른쪽에 있는 모든 행을 포함하고, 왼쪽에는서는 매칭되는 열만을 포함한다.
#'   \item \texttt{'inner'}: 왼쪽과 오른쪽 모두에서 매칭되는 행만 포함한다.
#'   \item \texttt{'full'}: 오른쪽과 매칭되는 모든 왼쪽의 행과 더불어 왼쪽과 매칭되지 않는 오른쪽의 행을 모두 포함한다.
#' \end{itemize}
#' 
#' 말로 해서는 잘 이해가 되지 않을 수 있는데, 예를 보면서 살펴보자. 먼저 left join, right join부터 살펴보자. \texttt{join()} 함수는 by= 라는 옵션을 가지고 있는데, 만약 쓰지 않으면, 이름이 같은 열을 기준으로 한다. 
#' 
## ------------------------------------------------------------------------
join(Student, SubjectA, type='left')
join(SubjectA, Student, type='left')
join(SubjectA, Student, type='right')

#' 
#' Student와 SujbectA를 left join 방식으로 결합하는 예를 보면 Student의 모든 행을 가지고 있으면서, StudentId를 가지고 결합하고 있기 때문에 이 값이 서로 매칭되는 것을 가지고 gradeA 열을 만든다. 이것은 SubjectA와 Student를 right join한 결과와 같다. 열의 순서만 달라지는 것이다. 
#' 
#' 두 번째 SubjectA와 Student를 left join한 결과는 SubjectA의 모든 행이 들어가고, StudentId의 값을 비교하여 같은 값에 대해서 Student의 열인 StudentName을 추가한다. 
#' 
#' 
#' 다음은 inner join이다. inner join은 교집합과 같은 개념이다. 
#' 
## ------------------------------------------------------------------------
join(SubjectA, SubjectB, type='inner')

#' 
#' 이 경우 StudentId 중에서 공유하는 값에 대한 정보만 서로 결합한다.
#' 
#' 다음은 full join이다. full join은 합집합과 같은 개념이다.
#' 
## ------------------------------------------------------------------------
join(SubjectA, SubjectB, type='full')

#' 
#' 이러한 원칙을 가지고 앞의 데이터 프레임을 결합하여 보자. 학교 당국에서 학생별 학점 리스트를 만든다고 하면 다음과 같이 하면 될 것이다.
#' 
## ------------------------------------------------------------------------
df1 <-join(Student, SubjectA, type='left')
df <- join(df1, SubjectB, type='left')
df

#' 
#' A 학과에서 수강하는 학생들의 이름을 알고 싶다면 다음과 같이 한다. 
#' 
## ------------------------------------------------------------------------
st <- join(SubjectA, Student, type='left')
st

#' 
#' \texttt{join()} 함수는 디폴트로 결합될 때 같은 이름의 변수를 매개 변수로 사용한다. 이름이 다르거나, 결합의 기준을 명확히 해 주고 싶은 경우에는 \texttt{by=} 라는 옵션을 사용한다.
#' 
## ------------------------------------------------------------------------
st <- join(SubjectA, Student, by="StudentId", type='left')
st

#' 
#' \section{dplyr 패키지}
#' \index{dplyr 패키지!관련 장절}
#' 
#' \texttt{dplyr} 패키지(\cite{dplyr})는 비교적 최근에 발표되었는데, 기존의 \texttt{dplyr} 패키지보다 빠르고, 그 논리를 이해하기가 쉽고, 함수들을 체인으로 연결시켜서 작업할 수 있는 등의 장점을 가지고 있다. 이 패키지는 관계형 데이터베이스의 테이블에 있는 자료들도 읽을 수 있는 기능이 있으나 이 절에서 소개하지는 않는다. 관련된 비니에트(\texttt{>vigette("databases"})를 읽어보면 이해하기 어렵지 않을 것이다. 
#' 
#' 이 \texttt{dplyr} 패키지를 적절히 사용하면 비교적 큰 데이터를 원하는 형태로 변환하거나, 이해하기 편하게 정리하는 등이 일들을 손쉽게 할 수 있을 것이다. \texttt{dplyr} 패키지의 특징을 먼저 살펴보면 다음과 같다. 
#' 
#' \begin{itemize}
#'   \item 크기가 큰 데이터를 R 콘솔 등에서 출력할 때 출력하는 시간이 오래 걸리고, 콘솔이 데이터로 넘쳐나는 현상이 벌어지는데, 비교적 간단한 형태로 보여주는 함수가 있다.
#'   \item 데이터를 다루는 데 기본이 되는 5 가지 함수가 있어서, 이들을 적절히 조합하여 사용하면 원하는 형태로 데이터를 변환할 수 있고, 정리할 수 있다. 또한 이런 과정들을 체인으로 묶어서 코딩을 할 수 있어서 굳이 중간에 임시 변수들을 만들지 않고도 작업할 수 있다. 
#'   \item 앞에서 소개한 plyr 패키지가 split-apply-combine이라는 논리로 만들어져 있다고 했는데, 이들 과정이 함수 안에서 숨겨져 있어서 처음에는 확 눈에 띄지 않아서 이해하기가 어렵다. dplyr 패키지에서는 이런 과정을 투명하게 진행할 수 있어서 매우 편리하다. 
#' \end{itemize}
#' 
#' \subsection{큰 데이터의 출력을 손쉽게 하기}
#' 
#' \texttt{dplyr} 패키지의 \texttt{tbl\_df()} 함수는 큰 데이터프레임을 보기 쉬운 형태로 바꿔준다. 필요한 경우에는 언제든지 \texttt{as.data.frame()} 함수를 사용하여 원래의 형태로 바꿔준다. 아래에서 ggplot2 패키지를 사용한 것은 패키지에 포함된 diamonds 패키지를 사용하기 위해서이다.
#' 
#' \index{dplyr 패키지!tbl\_df()}
#' 
## ----warning=FALSE, error=FALSE, message=FALSE---------------------------
library(dplyr)
library(ggplot2)
diamonds_df <- tbl_df(diamonds)
diamonds_df

#' 
#' \subsection{데이터를 다루는 데 기본이 되는 5 가지 함수}
#' dply 패키지에서는 데이터를 다루는 데 기본이 되는 5 가지 함수들이 있다. 이들을 적절히 조합하여 사용하면 원하는 형태로 데이터를 변환하거나 원하는 형태로 정리할 수 있다. 먼저, 알아둘 사항은 이들 함수는 데이터프레임 혹은 위에서 \texttt{tbl\_df()} 함수로 변환된 데이터프레임을 받아서 데이터프레임을 반환한다는 점이다. 
#' 
#' \index{dplyr 패키지!5가지 동사}
#' 
#' \begin{itemize}
#'   \item 조건에 맞는 행\mysub{rows}을 골라내기: filter()
#'   \item 필요한 변수(열)만 골라내기: select()
#'   \item 정렬하기: \texttt{arrange()}
#'   \item 기존의 변수(열)을 가지고 계산하여 새로운 변수를 생성하기: \texttt{mutate()}
#'   \item 기존의 변수를 가지고 계산하여 하나의 값으로 내놓기: summarise()
#' \end{itemize}
#' 
#' 
#' plyr 패키지에서 전체 데이터프레임은 어떤 기준으로 나누는 역할은 \texttt{group\_by()} 함수가 하게 되는데, 이것에 대해서는 이후에 다룬다. 앞에서 만들어 놓은 \texttt{diamonds\_df} 데이터프레임을 가지고 함수의 사용법을 소개한다. 
#' 
#' \index{dplyr!group\_by()}
#' 
#' 먼저 \texttt{filter()} 함수는 엑셀의 필터 기능과 매우 유사하다. 조건을 주고, 조건을 만족하는 모든 행을 골라내는 역할을 한다. 쉼표(,)는 논리적 AND를 의미하며, R에서 사용하는 일반적인 논리 표현식을 모두 사용할 수 있다. \texttt{diamonds\_df} 데이터프레임에서 cut이 Premium이고(AND) color가 E인 데이터프레임을 추출하고자 한다.
#' 
#' \index{dplyr!filter()}
## ------------------------------------------------------------------------
filter(diamonds_df, cut == "Premium", color=="E")

#' 
#' 만약 cut의 Premium이거나(OR)  color가 E인 데이터프레임을 추출하고자 하는 경우는 다음과 같이 한다. 
## ------------------------------------------------------------------------
filter(diamonds_df, cut == "Premium" | color == "E")

#' 
#' \texttt{select()} 함수는 필요한 열을 골라낸다. 앞의 데이터프레임에서 cut, color 열만을 선택하려고 하면 다음과 같이 한다. 
#' \index{dplyr 패키지!select()}
#' 
## ------------------------------------------------------------------------
select(diamonds_df, cut, color)

#' 
#' 열의 이름을 사용하는데, \texttt{names()} 함수를 적용하여 나오는 순서를 가지고 콜론(:) 연산자를 사용하여 필요한 열을 지정할 수 있다. \texttt{diamonds\_df}의 x에서 z까지의 열만을 골라내기 위해서는 다음과 같이 한다.
#' 
## ------------------------------------------------------------------------
select(diamonds_df, x:z)

#' 
#' 또는 연산자 -(빼기) 기호를 사용하여 어떤 열이나 열들을 제외할 수도 있다. x에서 z까지 열을 제외하고자 한다면 다음과 같이 한다. 
#' 
## ------------------------------------------------------------------------
select(diamonds_df, -(x:z))

#' 
#' 열의 이름이 아닌 인덱스(위치)를 가지고 선택할 수도 있다.
#' 
## ------------------------------------------------------------------------
select(diamonds_df, -(4:7))

#' 
#' 포함시키고자 하는 열들의 이름을 벡터로 주거나, 인덱스 값을 벡터로 주면 해당 되는 열들을 선택할 수 있다.
#' 
## ------------------------------------------------------------------------
select(diamonds_df, c(carat, price, x, y))
select(diamonds_df, c(1,7, 8, 9))

#' 
#' 데이터를 정렬하기 위해서는 \texttt{arrange()} 함수를 사용하는데, 정렬의 기준을 삼을 열의 이름이나 열의 이를들의 벡터를 정해주면 된다.
#' 
#' \index{dplyr 패키지!arrange()}
## ------------------------------------------------------------------------
arrange(diamonds_df, price, carat)

#' 
#' 위의 결과들을 보면 먼저 price를 오름차순으로 하고, price가 같은 경우에는 carat을 오름차순으로 하여 데이터들이 정렬되는 것을 볼 수 있다. 만약 내림차순으로 하고 싶으면 \texttt{desc()} 함수를 사용한다. 
#' 
## ------------------------------------------------------------------------
arrange(diamonds_df, desc(price))

#' 
#' \texttt{mutate()} 함수는 기존의 열의 값을 가지고 어떤 계산을 한 다음에 필요한 열을 추가할 때 사용한다. 의미는 없지만, \texttt{diamonds\_df} 데이터에서 x, y, z 값을 합한 값을 d라른 열을 만든다고 하면 다음과 같이 한다. 
## ------------------------------------------------------------------------
mutate(diamonds_df, d = x + y + z)

#' 
#' \index{dplyr 패키지!mutate()}
#' 
#' \texttt{summarise()} 함수는 기본적으로 \texttt{plyr} 패키지의 기능과 동일한데, 이 함수는 주로는 뒤에서 다룰 \texttt{group\_by()} 함수와 사용할 때 강력한 기능을 제공한다. 잠깐만 살펴보자. 예를 들어 \texttt{diamonds\_df}의 x, y 값을 사용하여 단순히 그 평균들만 필요한 경우는 다음과 같이 할 수 있다.
#' 
## ------------------------------------------------------------------------
summarise(diamonds_df, xMean=mean(x), yMean=mean(y))

#' 
#' \subsubsection{데이터를 조건에 맞게 그룹으로 나누기}
#' 
#' \texttt{plyr} 패키지에 \texttt{ddply()} 함수는 내부적으로 정해진 열의 레벨 값을 가지고 데이터를 나누고, 그룹별로 어떤 계산을 하여 결과를 만들 수 있다. 예를 들어서 diamonds 데이터셋에서 cut에 따라 그룹화하여 그룹별로 price의 평균을 계산한다면 다음과 같이 한다. 
#' 
## ------------------------------------------------------------------------
library(plyr)
ddply(diamonds, .(cut), summarise, priceMean=mean(price))

#' 
#' 이 경우 \texttt{ddply()} 함수의 행동을 잘 이해하는 경우에는 문제가 덜 되지만, 그림 \ref{fig:ddplyact}에서 설명한 바와 같이 그 원리에 대한 이해가 필요하다. \texttt{dplyr} 패키지에서는 이것을 투명하게 사용할 수 있도록 \texttt{group\_by()}라는 함수를 명시적으로 사용할 수 있게 했다. 
#' 
#' \texttt{group\_by()} 함수로 그룹핑을 명시적으로 지정할 수 있다. 예를 들어 위에서와 같이 cut을 기준으로 그룹화한다면 다음과 같이 한다. 
#' \index{dplyr 패키지!group\_by()}
#' 
## ------------------------------------------------------------------------
df <- group_by(diamonds_df, cut)
df

#' 출력된 결과를 보면 두 번째 줄에서 \texttt{Group: cut}에서 명시하고 있음을 볼 수 있고, 데이터프레임의 내용 자체는 원래의 데이터프레임과 별 차이가 없다. 이 결과를 가지고 앞에서와 같이 \texttt{summarise()} 함수를 사용하여 price의 평균을 구해보면 다음과 같다.
#' 
## ------------------------------------------------------------------------
summarise(df, meanPrice = mean(price, na.rm=TRUE))

#' 
#' dply 패키지는 또한 \texttt{summarise()} 함수와 함께 사용할 수 있는 유용한 함수들을 제공한다. \texttt{n()} 함수는 그룹별로 관찰값들의 개수를 반환한다.
#' 
## ------------------------------------------------------------------------
summarise(df, N = n(), meanPrice = mean(price))

#' 
#' \texttt{n\_distinct(x)} 함수는 x의 유일한\mysub{unique} 값의 개수를 반환하고, \texttt{first(x), last(x), nth(x, n)}는 각각 처음, 마지막, n번째 값을 반환한다. 
#' 
#' 
#' \subsubsection{함수들의 체인}
#' \index{dplyr 패키지!함수 체인}
#' 
#' 앞에서 설명한 5 가지 데이터 조작용 함수들과 \texttt{group\_by()} 함수들은 체인으로 연결시켜 사용할 수 있다. 이것은 유닉스 등에서 사용하는 파이프(|) 기능과도 비슷하다. 기본적으로 이들 함수들을 체인으로 연결시킬 수 있는 것을 이들 함수들이 데이터프레임을 받아서 데이터프레임을 반환하기 때문에 가능하다. 체인으로 묶는 연산자는 \texttt{\%.\%} 이다. 
#' 
#' 만약 diamonds 데이터셋으로 다음과 같은 과정을 한다고 생각해 보자. (1) carat이 1 보다 크고, 1.5 보다 작은 데이터셋으로 한정하고, (2) 결과를 color에 따라 나눠서, (3) 그룹별로 price  평균을 구하고, (4) 이 결과를 price를 기준으로 내림차순으로 정리하는 과정이다. 
#' 
## ------------------------------------------------------------------------
tmp <- filter(diamonds_df, carat > 1, carat<1.5)
tmp <- group_by(tmp,  color)
tmp <- summarise(tmp, price=mean(price))
result <- arrange(tmp, desc(price))
result

#' 
#' 이 과정을 체인으로 묶으려면 우선 다루고자 하는 데이터셋부터 지정하고, 과정을 \texttt{\%.\%} 연산자자를 사용하여 연결한다. 
#' 
## ------------------------------------------------------------------------
diamonds_df %.%
  group_by(color) %.% 
  summarise(price=mean(price)) %.%
  arrange(desc(price))

#' 
#' 이렇게 하면 코딩과 데이터셋 정리과정을 깔끔하게 정리할 수 있어서 좋다. 
#' 
#' \subsubsection{윈도우 함수들과 다른 기능들}
#' 
#' \texttt{dplyr} 패키지에는 window functions이라는 이름으로 \texttt{row\_number(), min\_rank(), dense\_rank(), ntile(), lead(), lag()} 등과 같은 함수군들을 제공하고 있다. 위에서 살펴본 \texttt{summarise()} 함수가 여러 개의 값이 들어있는 벡터를 받아서 평균 등과 같이 하나의 값으로 정리되는 결과를 반환한다면 이들 함수군에서 사용하는 함수들을 벡터를 받아서 벡터를 반환한다는 점이 다르다. 이들 함수군에는 순위를 다루는 것이나, 앞선 데이터(lead), 뒤에 나오는 데이터(lag), 누적하면서 반복하는 등과 같은 기능들을 제공한다. 이와 같은 기능들을 시계열 자료 등을 다룰 때는 절대적으로 필요한다.
#' 
#' 또 \texttt{dplyr} 패키지에는 관계형 데이터베이스의 테이블에 있는 데이터를 읽을 수 있는 기능을 제공하고, 데이터베이스를 다룰 때 사용하는 쿼리를 R로 작성할 수도 있다.
#' 
#' 이러한 기능들을 패키지에 포함된 비니에트를 읽어보면 이해할 수 있을 것으로 보고, 여기서는 \texttt{\texttt{dplyr}} 패키지의 유용성을 살짝 소개하는 이 수준으로 정리하려 한다. 
#' 
